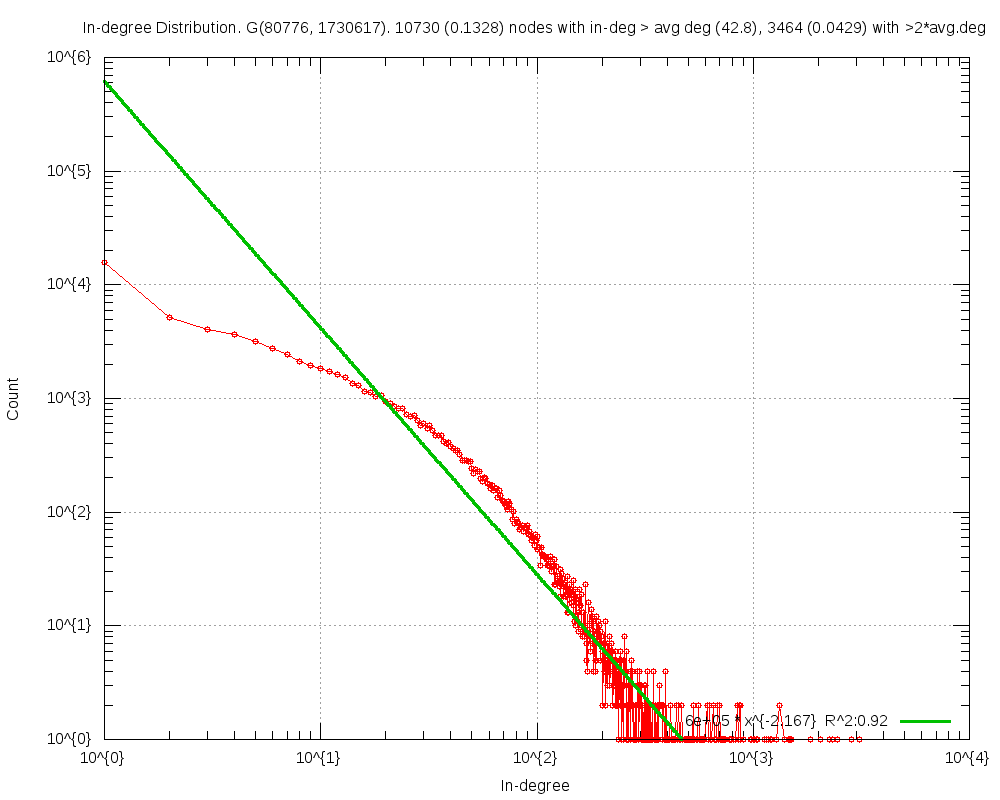

Recreate this plot in gnuplot.
#
# In-degree Distribution. G(80776, 1730617). 10730 (0.1328) nodes with in-deg > avg deg (42.8), 3464 (0.0429) with >2*avg.deg (Tue Apr 29 01:21:44 2014)
#

set title "In-degree Distribution. G(80776, 1730617). 10730 (0.1328) nodes with in-deg > avg deg (42.8), 3464 (0.0429) with >2*avg.deg"
set key bottom right
set logscale xy 10
set format x "10^{%L}"
set mxtics 10
set format y "10^{%L}"
set mytics 10
set grid
set xlabel "In-degree"
set ylabel "Count"
set tics scale 2
set yrange[1.000000:]
set terminal png size 1000,800
set output 'inDeg.FRDG.png'
plot 	"inDeg.FRDG.tab" using 1:2 title "" with linespoints pt 6,\
	f1(x)=613064.365531*x**-2.167464, f1(x) title "6e+05 * x^{-2.167}  R^2:0.92" with lines linewidth 3
